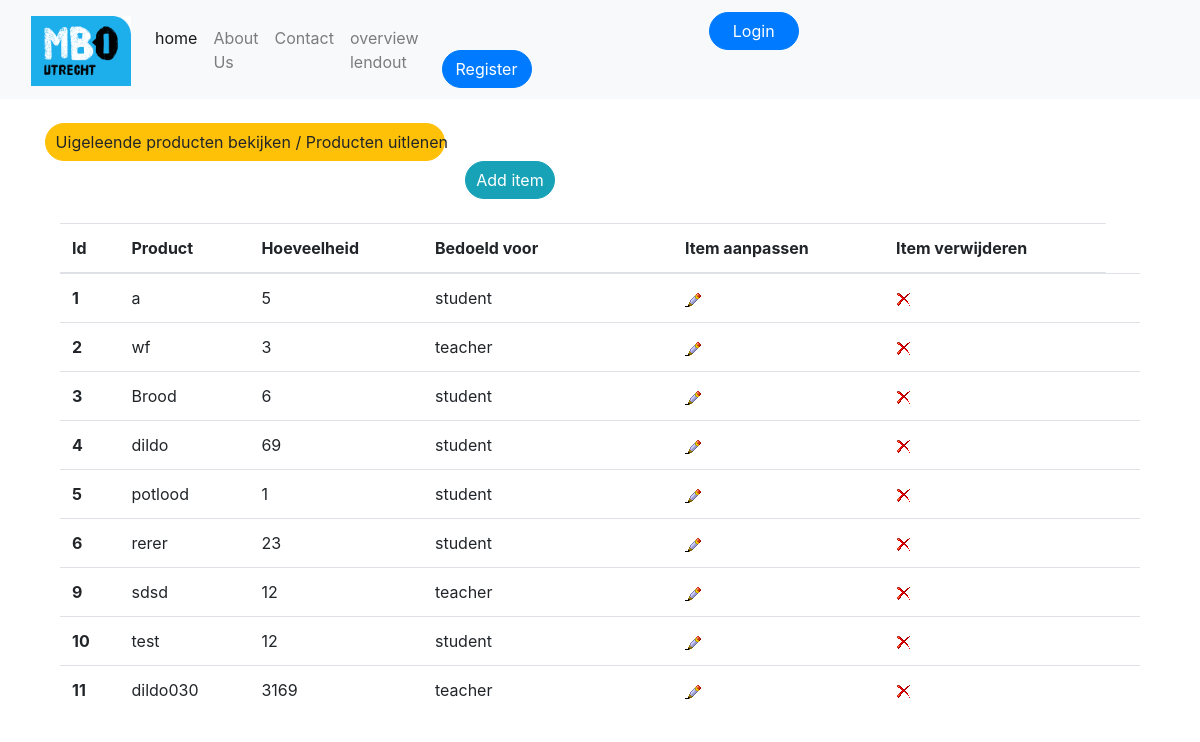
Screenshot of /index.php?content=lendoutoverview with the database file from the repository.
### tables this page shows
CREATE TABLE IF NOT EXISTS `additem` (
  `id` int(255) NOT NULL AUTO_INCREMENT,
  `role` enum('student','teacher') NOT NULL,
  `name` varchar(255) NOT NULL,
  `item` varchar(255) NOT NULL,
  `amount` int(255) NOT NULL,
  `arrivaldate` date NOT NULL,
  `untilldate` date NOT NULL,
  PRIMARY KEY (`id`)
);

### lendoutoverview.php (the view, shortened to what this page needs)
<?php
include("./connect_db.php");
$sql = ("SELECT * FROM `additem`");
$result =mysqli_query($conn, $sql);
$records = "";
while ($record = mysqli_fetch_assoc($result)) {
    $records .= "<tr>
                <th scope='row'>" . $record["id"] . "</th>
                <td>" . $record["item"] ."</td/>
                <td>" . $record["amount"] ."</td/>
                <td>" . $record["role"] ."</td/>
                <td>
                <td>
                <td>
                    <a href='./lendoutoverviewupdate.php?id=" . $record["id"]  . "'>
                        <img src='./img/b_edit.png' alt='pencil'>
                    </a>
              <td/>
                <a href='./lendoutoverviewdelete.php?id=" . $record["id"]  . "'>
                        <img src='img\b_drop.png' alt='cross'>
                    </a>
                <td/>
               </tr>"; }
?>
<!doctype html>
<html lang="en">
  <head>
    <link rel="stylesheet" href="https://stackpath.bootstrapcdn.com/bootstrap/4.1.3/css/bootstrap.min.css">
  </head>
  <body>
<br>
<div class="row">
  <div class="col-3">
      <a class="btn btn-warning badge-pill" href="/index.php?content=lendoutread" style="width:400px;">Uigeleende producten bekijken / Producten uitlenen</a>
      <?php include("./registeritem.php"); ?>
    <main class="container">
        <table class="table table-hover">
  <thead>
    <tr>
      <th scope="col">Id</th>
      <th scope="col">Product</th>
      <th scope="col">Hoeveelheid</th>
      <th scope="col">Bedoeld voor</th>
      <th scope="col"></th>
      <th scope="col"></th>
      <th scope="col">Item aanpassen</th>
      <th scope="col">Item verwijderen</th>
    </tr>
  </thead>
  <tbody>
  <?php
    echo $records;
    ?>
    </tbody>
    </table>
        </main>
  </body>
</html>

### css/style.css (style rules this page uses)
.row { display: flex; margin: 0 auto; width: 50%; }

### rows the page displays
additem: id "1", item "a", amount "5", role "student"
additem: id "2", item "wf", amount "3", role "teacher"
additem: id "3", item "Brood", amount "6", role "student"
additem: id "4", item "dildo", amount "69", role "student"
additem: id "5", item "potlood", amount "1", role "student"
additem: id "6", item "rerer", amount "23", role "student"
additem: id "9", item "sdsd", amount "12", role "teacher"
additem: id "10", item "test", amount "12", role "student"
additem: id "11", item "dildo030", amount "3169", role "teacher"
